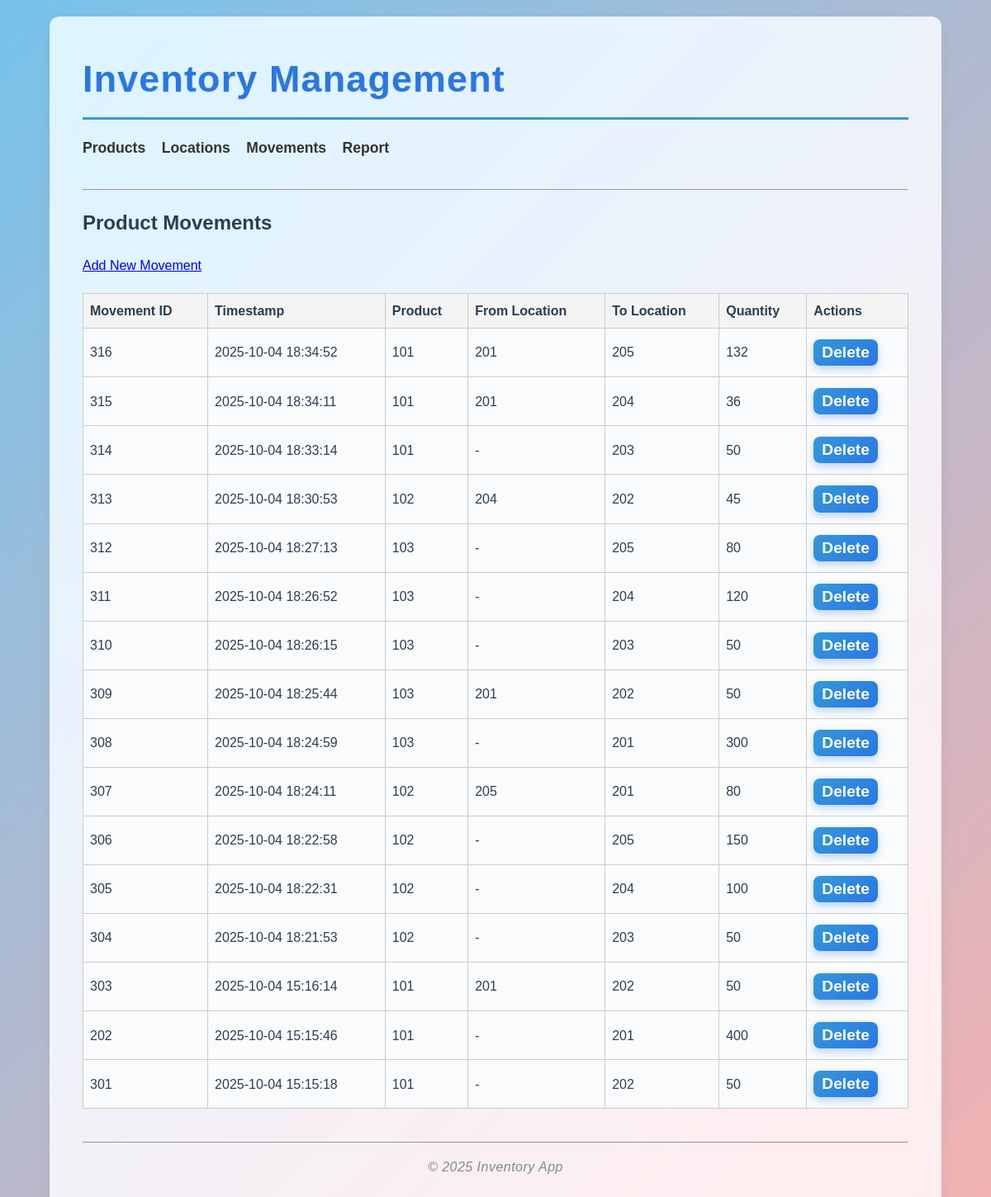
/movements, run on the app's committed database.
### app/models.py (models this page shows, shortened)
class ProductMovement(db.Model):
    __tablename__ = 'product_movement'
    movement_id = db.Column(db.String, primary_key=True)
    timestamp = db.Column(db.DateTime, default=datetime.utcnow)
    from_location = db.Column(db.String, db.ForeignKey('location.location_id'), nullable=True)
    to_location = db.Column(db.String, db.ForeignKey('location.location_id'), nullable=True)
    product_id = db.Column(db.String, db.ForeignKey('product.product_id'), nullable=False)
    qty = db.Column(db.Integer, nullable=False)

### app/routes.py (the view)
@main.route('/movements')
def movements():
    movements = ProductMovement.query.order_by(ProductMovement.timestamp.desc()).all()
    return render_template('movements.html', movements=movements)

### app/templates/movements.html (shortened to what this page needs)
{% extends 'base.html' %}
{% block content %}
<h2>Product Movements</h2>
<a href="{{ url_for('main.add_movement') }}">Add New Movement</a>
<table>
    <thead>
        <tr>
            <th>Movement ID</th>
            <th>Timestamp</th>
            <th>Product</th>
            <th>From Location</th>
            <th>To Location</th>
            <th>Quantity</th>
            <th>Actions</th>
        </tr>
    </thead>
    <tbody>
        {% for move in movements %}
        <tr>
            <td>{{ move.movement_id }}</td>
            <td>{{ move.timestamp.strftime('%Y-%m-%d %H:%M:%S') }}</td>
            <td>{{ move.product_id }}</td>
            <td>{{ move.from_location or '-' }}</td>
            <td>{{ move.to_location or '-' }}</td>
            <td>{{ move.qty }}</td>
            <td>
                <form action="{{ url_for('main.delete_movement', movement_id=move.movement_id) }}" method="post" style="display:inline;" onsubmit="return confirm('Are you sure you want to delete this movement?');">
                    <button type="submit">Delete</button>
                </form>
            </td>
        </tr>
        {% else %}
        <tr>
            <td colspan="7">No movements found.</td>
        </tr>
        {% endfor %}
    </tbody>
</table>
{% endblock %}

### app/templates/base.html (shortened to what this page needs)
<!DOCTYPE html>
<html lang="en">
<head>
    <link rel="stylesheet" href="{{ url_for('static', filename='css/style.css') }}">
    <link rel="stylesheet" href="https://cdnjs.cloudflare.com/ajax/libs/normalize/8.0.1/normalize.min.css">
</head>
<body>
    <div class="container">
        <header>
            <h1>Inventory Management</h1>
            <nav>
                <a href="{{ url_for('main.products') }}">Products</a>
                <a href="{{ url_for('main.locations') }}">Locations</a>
                <a href="{{ url_for('main.movements') }}">Movements</a>
                <a href="{{ url_for('main.report') }}">Report</a>
            </nav>
            <hr>
        </header>
        {% block content %}{% endblock %}
        <footer>
            <hr>
            <p>&copy; 2025 Inventory App</p>
        </footer>
    </div>
</body>
</html>

### app/static/css/style.css (style rules this page uses)
body { font-family: 'Inter', Arial, sans-serif; background: linear-gradient(135deg, #76c2eb, #f4b1b1); margin: 0; padding: 0; color: #2c3e50; line-height: 1.6; }
.container { max-width: 1200px; margin: 20px auto; padding: 30px 40px; background-color: #ffffffcc; border-radius: 12px; box-shadow: 0 10px 20px rgba(0,0,0,0.05); backdrop-filter: saturate(180%) blur(10px); }
header h1 { margin: 0 0 20px 0; color: #2a77e3; background-color: transparent; padding: 10px 0; font-weight: 700; font-size: 2.8rem; letter-spacing: 1.2px; border-bottom: 3px solid #3498db; text-shadow: 0 1px 2px rgba(0,0,0,0.1); }
nav { margin-bottom: 25px; padding-bottom: 10px; border-bottom: 1px solid #eee; }
nav a { margin-right: 25px; text-decoration: none; color: #2980b9; font-weight: 600; font-size: 1.1rem; transition: color 0.3s ease, border-bottom 0.3s ease; padding-bottom: 3px; border-bottom: 3px solid transparent; }
table { width: 100%; border-collapse: separate; border-spacing: 0 8px; margin-top: 20px; }
th, td { padding: 12px 15px; text-align: left; }
th { background-color: #eceef1; font-weight: 600; border-bottom: 2px solid #d0d3d7; }
td { background-color: #f9fbfc; border-left: 5px solid transparent; transition: border-color 0.3s ease; }
form button { padding: 12px 24px; background: linear-gradient(135deg, #3498db, #2a77e3); color: white; border: none; border-radius: 8px; cursor: pointer; font-size: 1.2rem; font-weight: 600; transition: background 0.4s ease, box-shadow 0.3s ease; box-shadow: 0 4px 10px rgba(42,119,227,0.3); }
footer { text-align: center; font-size: 1rem; margin-top: 40px; color: #7f8c8d; font-style: italic; letter-spacing: 0.03em; }

### app/templates/base.html (style rules this page uses)
body { font-family: Arial, sans-serif; margin: 20px; }
nav a { margin-right: 15px; text-decoration: none; color: #333; font-weight: bold; }
table { border-collapse: collapse; width: 100%; margin-top: 20px; }
th, td { border: 1px solid #ccc; padding: 8px; text-align: left; }
th { background-color: #f4f4f4; }
.container { max-width: 1000px; margin: auto; }
form input, form select, form button { padding: 5px 10px; margin: 5px 0; }

### data on the page
ProductMovement: movement_id "316", timestamp "2025-10-04 18:34:52", product_id "101", from_location "201", to_location "205", qty "132"
ProductMovement: movement_id "315", timestamp "2025-10-04 18:34:11", product_id "101", from_location "201", to_location "204", qty "36"
ProductMovement: movement_id "314", timestamp "2025-10-04 18:33:14", product_id "101", from_location "-", to_location "203", qty "50"
ProductMovement: movement_id "313", timestamp "2025-10-04 18:30:53", product_id "102", from_location "204", to_location "202", qty "45"
ProductMovement: movement_id "312", timestamp "2025-10-04 18:27:13", product_id "103", from_location "-", to_location "205", qty "80"
ProductMovement: movement_id "311", timestamp "2025-10-04 18:26:52", product_id "103", from_location "-", to_location "204", qty "120"
ProductMovement: movement_id "310", timestamp "2025-10-04 18:26:15", product_id "103", from_location "-", to_location "203", qty "50"
ProductMovement: movement_id "309", timestamp "2025-10-04 18:25:44", product_id "103", from_location "201", to_location "202", qty "50"
ProductMovement: movement_id "308", timestamp "2025-10-04 18:24:59", product_id "103", from_location "-", to_location "201", qty "300"
ProductMovement: movement_id "307", timestamp "2025-10-04 18:24:11", product_id "102", from_location "205", to_location "201", qty "80"
ProductMovement: movement_id "306", timestamp "2025-10-04 18:22:58", product_id "102", from_location "-", to_location "205", qty "150"
ProductMovement: movement_id "305", timestamp "2025-10-04 18:22:31", product_id "102", from_location "-", to_location "204", qty "100"
ProductMovement: movement_id "304", timestamp "2025-10-04 18:21:53", product_id "102", from_location "-", to_location "203", qty "50"
ProductMovement: movement_id "303", timestamp "2025-10-04 15:16:14", product_id "101", from_location "201", to_location "202", qty "50"
ProductMovement: movement_id "202", timestamp "2025-10-04 15:15:46", product_id "101", from_location "-", to_location "201", qty "400"
ProductMovement: movement_id "301", timestamp "2025-10-04 15:15:18", product_id "101", from_location "-", to_location "202", qty "50"
